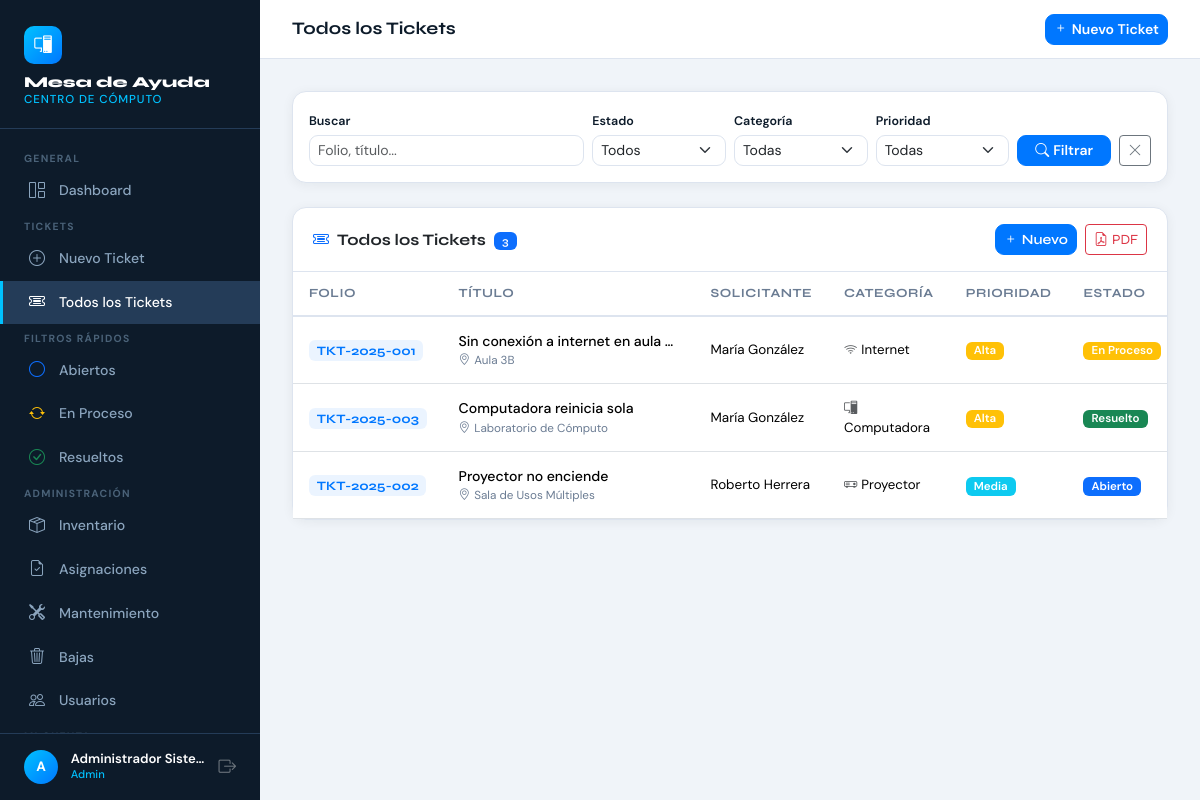
/index.php?c=tickets (signed in), run on the app's committed database.
### tables this page shows
CREATE TABLE IF NOT EXISTS tickets (id INT AUTO_INCREMENT PRIMARY KEY, folio VARCHAR(20) NOT NULL UNIQUE, titulo VARCHAR(200) NOT NULL, descripcion TEXT NOT NULL, categoria ENUM('internet','computadora','impresora','proyector','red','software','hardware','otro') NOT NULL, prioridad ENUM('baja','media','alta','critica') NOT NULL DEFAULT 'media', estado ENUM('abierto','en_proceso','en_espera','resuelto','cerrado') NOT NULL DEFAULT 'abierto', ubicacion VARCHAR(150) DEFAULT NULL, usuario_id INT NOT NULL, tecnico_id INT DEFAULT NULL, resolucion TEXT DEFAULT NULL, creado_en DATETIME NOT NULL DEFAULT CURRENT_TIMESTAMP, actualizado_en DATETIME NOT NULL DEFAULT CURRENT_TIMESTAMP ON UPDATE CURRENT_TIMESTAMP, cerrado_en DATETIME DEFAULT NULL, FOREIGN KEY (usuario_id) REFERENCES usuarios(id), FOREIGN KEY (tecnico_id) REFERENCES usuarios(id));

### controllers/TicketController.php (called while the page is built, shortened)
<?php
require_once __DIR__ . '/../models/Ticket.php';
class TicketController {
    private Ticket $ticketModel;
    public function __construct() {
        $this->ticketModel  = new Ticket();
    }
    public function index(): void {
        $filters = [
            'estado'    => $_GET['estado']    ?? '',
            'categoria' => $_GET['categoria'] ?? '',
            'prioridad' => $_GET['prioridad'] ?? '',
            'buscar'    => $_GET['buscar']    ?? '',
        ];
        $rol = $_SESSION['user_rol'];
        $tickets = in_array($rol, ['admin','tecnico'])
            ? $this->ticketModel->getAll($filters)
            : $this->ticketModel->getByUser($_SESSION['user_id'], $filters);
        $estados     = Ticket::ESTADOS;
        $categorias  = Ticket::CATEGORIAS;
        $prioridades = Ticket::PRIORIDADES;
        require __DIR__ . '/../views/tickets/list.php';
    }
}

### config/database.php (called while the page is built, shortened)
<?php
class Database {
    private static ?PDO $instance = null;
    public static function getConnection(): PDO {
        if (self::$instance === null) {
            $dsn = "mysql:host=" . DB_HOST . ";dbname=" . DB_NAME . ";charset=" . DB_CHARSET;
            $options = [
                PDO::ATTR_ERRMODE            => PDO::ERRMODE_EXCEPTION,
                PDO::ATTR_DEFAULT_FETCH_MODE => PDO::FETCH_ASSOC,
                PDO::ATTR_EMULATE_PREPARES   => false,
            ];
            try {
                self::$instance = new PDO($dsn, DB_USER, DB_PASS, $options);
            } catch (PDOException $e) {
                die(json_encode(['error' => 'Error de conexión: ' . $e->getMessage()]));
            }
        }
        return self::$instance;
    }
}

### models/Ticket.php (called while the page is built, shortened)
<?php
require_once __DIR__ . '/../config/database.php';
class Ticket {
    private PDO $db;
    public function __construct(){$this->db=Database::getConnection();}
    public function getAll(array $f=[]):array{
        $w=['1=1'];$p=[];
        $sql="SELECT t.id,t.folio,t.titulo,t.categoria,t.prioridad,t.estado,t.ubicacion,t.creado_en,t.actualizado_en,CONCAT(u.nombre,' ',u.apellido) AS nombre_usuario,CONCAT(te.nombre,' ',te.apellido) AS nombre_tecnico FROM tickets t JOIN usuarios u ON u.id=t.usuario_id LEFT JOIN usuarios te ON te.id=t.tecnico_id WHERE ".implode(' AND ',$w)." ORDER BY FIELD(t.prioridad,'critica','alta','media','baja'),FIELD(t.estado,'abierto','en_proceso','en_espera','resuelto','cerrado'),t.creado_en DESC";
        $s=$this->db->prepare($sql);$s->execute($p);return $s->fetchAll();
    }
}

### views/tickets/list.php (the view, shortened to what this page needs)
<?php
$rol=$_SESSION['user_rol'];
$pageTitle=in_array($rol,['admin','tecnico'])?'Todos los Tickets':'Mis Tickets';
require __DIR__.'/../layouts/header.php';
?>
<div class="card mb-4"><div class="card-body p-3">
  <form method="GET" action="index.php" class="row g-2 align-items-end">
    <div class="col-12 col-md-4"><label class="form-label mb-1" style="font-size:.78rem">Buscar</label><input type="text" name="buscar" class="form-control form-control-sm" placeholder="Folio, título..." value="<?=htmlspecialchars($_GET['buscar']??'')?>"></div>
    <div class="col-6 col-md-2"><label class="form-label mb-1" style="font-size:.78rem">Estado</label><select name="estado" class="form-select form-select-sm"><option value="">Todos</option></select></div>
    <div class="col-6 col-md-2"><label class="form-label mb-1" style="font-size:.78rem">Categoría</label><select name="categoria" class="form-select form-select-sm"><option value="">Todas</option></select></div>
    <div class="col-6 col-md-2"><label class="form-label mb-1" style="font-size:.78rem">Prioridad</label><select name="prioridad" class="form-select form-select-sm"><option value="">Todas</option></select></div>
    <div class="col-6 col-md-2 d-flex gap-2"><button type="submit" class="btn btn-primary btn-sm w-100"><i class="bi bi-search me-1"></i>Filtrar</button><a href="index.php?c=tickets" class="btn btn-outline-secondary btn-sm" title="Limpiar"><i class="bi bi-x-lg"></i></a></div>
  </form>
</div></div>
<div class="card">
  <div class="card-header d-flex align-items-center justify-content-between">
    <span><i class="bi bi-ticket-detailed me-2 text-primary"></i><?=$pageTitle?><span class="badge bg-primary ms-2"><?=count($tickets)?></span></span>
    <div class="d-flex gap-2">
      <a href="index.php?c=tickets&a=create" class="btn btn-sm btn-primary"><i class="bi bi-plus me-1"></i>Nuevo</a>
      <a href="index.php?c=reports&a=lista&<?=http_build_query(array_filter(['estado'=>$_GET['estado']??'','categoria'=>$_GET['categoria']??'','prioridad'=>$_GET['prioridad']??'','buscar'=>$_GET['buscar']??'']))?>" target="_blank" class="btn btn-sm btn-outline-danger"><i class="bi bi-file-earmark-pdf me-1"></i>PDF</a>
    </div>
  </div>
  <?php if(empty($tickets)):?>
  <div class="card-body text-center py-5"><i class="bi bi-inbox text-muted" style="font-size:3rem"></i><p class="text-muted mt-3 mb-1">No hay tickets con los filtros actuales.</p><a href="index.php?c=tickets&a=create" class="btn btn-primary btn-sm mt-2"><i class="bi bi-plus me-1"></i>Crear ticket</a></div>
  <?php else:?>
  <div class="table-responsive"><table class="table mb-0 js-data-table">
    <thead><tr><th>Folio</th><th>Título</th><?php if(in_array($rol,['admin','tecnico'])):?><th>Solicitante</th><?php endif;?><th>Categoría</th><th>Prioridad</th><th>Estado</th></tr></thead>
    <tbody>
    <?php foreach($tickets as $t):$est=$estados[$t['estado']]??['label'=>$t['estado'],'color'=>'secondary'];$pri=$prioridades[$t['prioridad']]??['label'=>$t['prioridad'],'color'=>'secondary'];$cat=$categorias[$t['categoria']]??['label'=>$t['categoria'],'icon'=>'bi-tools'];?>
    <tr style="cursor:pointer" onclick="location.href='index.php?c=tickets&a=detail&id=<?=$t['id']?>'">
      <td><span class="folio-badge"><?=htmlspecialchars($t['folio'])?></span></td>
      <td><div style="font-weight:500;max-width:220px;overflow:hidden;text-overflow:ellipsis;white-space:nowrap"><?=htmlspecialchars($t['titulo'])?></div><?php if($t['ubicacion']):?><div style="font-size:.73rem;color:#6b7c93"><i class="bi bi-geo-alt me-1"></i><?=htmlspecialchars($t['ubicacion'])?></div><?php endif;?></td>
      <?php if(in_array($rol,['admin','tecnico'])):?><td style="font-size:.84rem"><?=htmlspecialchars($t['nombre_usuario'])?></td><?php endif;?>
      <td style="font-size:.83rem"><i class="<?=$cat['icon']?> me-1 text-muted"></i><?=$cat['label']?></td>
      <td><span class="badge bg-<?=$pri['color']?>"><?=$pri['label']?></span></td>
      <td><span class="badge bg-<?=$est['color']?>"><?=$est['label']?></span></td>
    </tr>
    <?php endforeach;?>
    </tbody>
  </table></div>
  <?php endif;?>
</div>
<?php require __DIR__.'/../layouts/footer.php';?>

### views/layouts/header.php (style rules this page uses)
:root { --sidebar-w:260px;--navy:#0d1b2a;--navy-mid:#1b2e45;--navy-light:#243c58;--accent:#00c2ff;--accent2:#0077ff;--surface:#f0f4f9;--card-bg:#ffffff;--text-main:#0d1b2a;--text-muted:#6b7c93;--border:#dde4ef;--font-head:'Syne',sans-serif;--font-body:'DM Sans',sans-serif; }
*,*::before,*::after { box-sizing:border-box;margin:0;padding:0; }
body { font-family:var(--font-body);background:var(--surface);color:var(--text-main);min-height:100vh; }
.card { border:1px solid var(--border);border-radius:14px;box-shadow:0 2px 12px rgba(13,27,42,.06); }
.card-header { background:transparent;border-bottom:1px solid var(--border);padding:1rem 1.25rem;font-family:var(--font-head);font-weight:700; }
.badge { font-size:.72rem;font-weight:600;padding:.3em .7em;border-radius:6px; }
.table th { font-family:var(--font-head);font-size:.78rem;font-weight:700;letter-spacing:.04em;text-transform:uppercase;color:var(--text-muted);border-bottom:2px solid var(--border);padding:.75rem 1rem; }
.table td { padding:.85rem 1rem;vertical-align:middle;font-size:.88rem; }
.form-control,.form-select { border-radius:9px;border-color:var(--border);font-size:.88rem;transition:border-color .2s,box-shadow .2s; }
.form-label { font-size:.83rem;font-weight:600;color:var(--text-main);margin-bottom:.35rem; }
.btn-primary { background:var(--accent2);border-color:var(--accent2);font-weight:600;border-radius:9px; }
.folio-badge { font-family:var(--font-head);font-size:.8rem;font-weight:700;color:var(--accent2);background:rgba(0,119,255,.08);padding:.2em .6em;border-radius:6px;white-space:nowrap; }

### data on the page
tickets: folio "TKT-2025-001", titulo "Sin conexión a internet en aula…", ubicacion "Aula 3B", nombre_usuario "María González", categoria "Internet", prioridad "Alta", estado "En Proceso"
tickets: folio "TKT-2025-003", titulo "Computadora reinicia sola", ubicacion "Laboratorio de Cómputo", nombre_usuario "María González", categoria "Computadora", prioridad "Alta", estado "Resuelto"
tickets: folio "TKT-2025-002", titulo "Proyector no enciende", ubicacion "Sala de Usos Múltiples", nombre_usuario "Roberto Herrera", categoria "Proyector", prioridad "Media", estado "Abierto"

### other printed values
substr($_SESSION['user_name']??'U',0,1) "A"
$_SESSION['user_name'] "Administrador Siste…"
$rol "Admin"
$pageTitle "Todos los Tickets"
count($tickets) "3"
